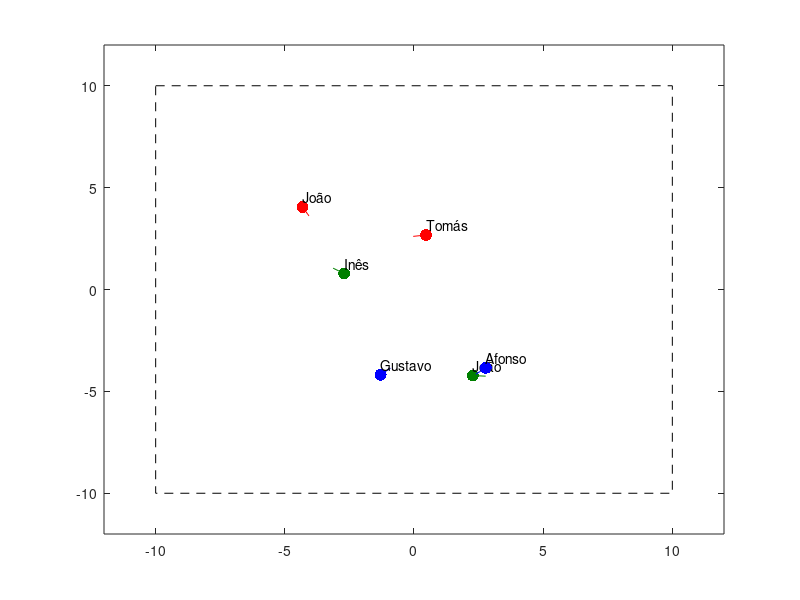

Write the MATLAB code that produced this figure. (Note: this script raises an error after producing the figure.)
clc; clear all; close all;

%% Game parameters
vmax = 0.5;

%% Create players
i = 0;

% Benfica
i = i + 1;
s(i).name = 'João';
s(i).color = [1 0 0];
s(i).team = 0; % equipa vermelha
s(i).x = rand * 12 -6; s(i).y = rand * 12 -6;
s(i).ang = rand * 2 * pi;
s(i).killed = 0;

i = i + 1;
s(i).name = 'Tomás';
s(i).color = [1 0 0];
s(i).team = 0; % equipa vermelha
s(i).x = rand * 12 -6; s(i).y = rand * 12 -6;
s(i).ang = rand * 2 * pi;
s(i).killed = 0;

% Sporting
i = i + 1;
s(i).name = 'Inês';
s(i).color = [0 0.5 0];
s(i).team = 1; % equipa verde
s(i).x = rand * 12 -6; s(i).y = rand * 12 -6;
s(i).ang = rand * 2 * pi;
s(i).killed = 0;

i = i + 1;
s(i).name = 'João';
s(i).color = [0 0.5 0];
s(i).team = 1; % equipa verde
s(i).x = rand * 12 -6; s(i).y = rand * 12 -6;
s(i).ang = rand * 2 * pi;
s(i).killed = 0;

% Porto
i = i + 1;
s(i).name = 'Afonso';
s(i).color = [0 0 1];
s(i).team = 2; % equipa azul
s(i).x = rand * 12 -6; s(i).y = rand * 12 -6;
s(i).ang = rand * 2 * pi;
s(i).killed = 0;

i = i + 1;
s(i).name = 'Gustavo';
s(i).color = [0 0 1];
s(i).team = 2; % equipa azul
s(i).x = rand * 12 -6; s(i).y = rand * 12 -6;
s(i).ang = rand * 2 * pi;
s(i).killed = 0;

%% Draw Arena
plot([-10 10 10 -10 -10], [10 10 -10 -10 10], '--k')
axis([-12 12 -12 12]);
hold on;

%% Draw Players at inital position using plot
for i=1:size(s,2)% iterate all players

    % Draw player circle
    s(i).hcircle = plot(s(i).x, s(i).y, '.', 'MarkerSize',26, 'Color', s(i).color);

    % Draw arrow
    xf = s(i).x + vmax * cos(s(i).ang);
    yf = s(i).y + vmax * sin(s(i).ang);
    s(i).harrow = plot([s(i).x xf], [s(i).y yf], '-', 'Color', s(i).color);

    % Draw text
    s(i).htext = text(s(i).x, s(i).y+0.5, s(i).name);

end


%% Start game
for k=1:50

    %% Move Players
    for i=1:size(s,2)% iterate all players
        s = movePlayer(s, i, vmax);
    end

    %% Player left arena?
    for i=1:size(s,2)% iterate all players
        % Find if player i left arena
    end

    %% Player was hunted?
    for i=1:size(s,2)% iterate all players
        % Find if player i left arena
    end

    %% Draw Players
    for i=1:size(s,2)% iterate all players
        set(s(i).hcircle, 'XData', s(i).x, 'YData', s(i).y);

        xtip = s(i).x + vmax * cos(s(i).ang);
        ytip = s(i).y + vmax * sin(s(i).ang);
        set(s(i).harrow, 'XData', [s(i).x xtip], ... 
            'YData', [s(i).y, ytip])

        set(s(i).htext, 'Position', [s(i).x, s(i).y+0.5, 0]);

        if s(i).killed == 1
            set(s(i).htext, 'String', [s(i).name ' (killed)'])

        end

    end

    pause(0.3)
end
